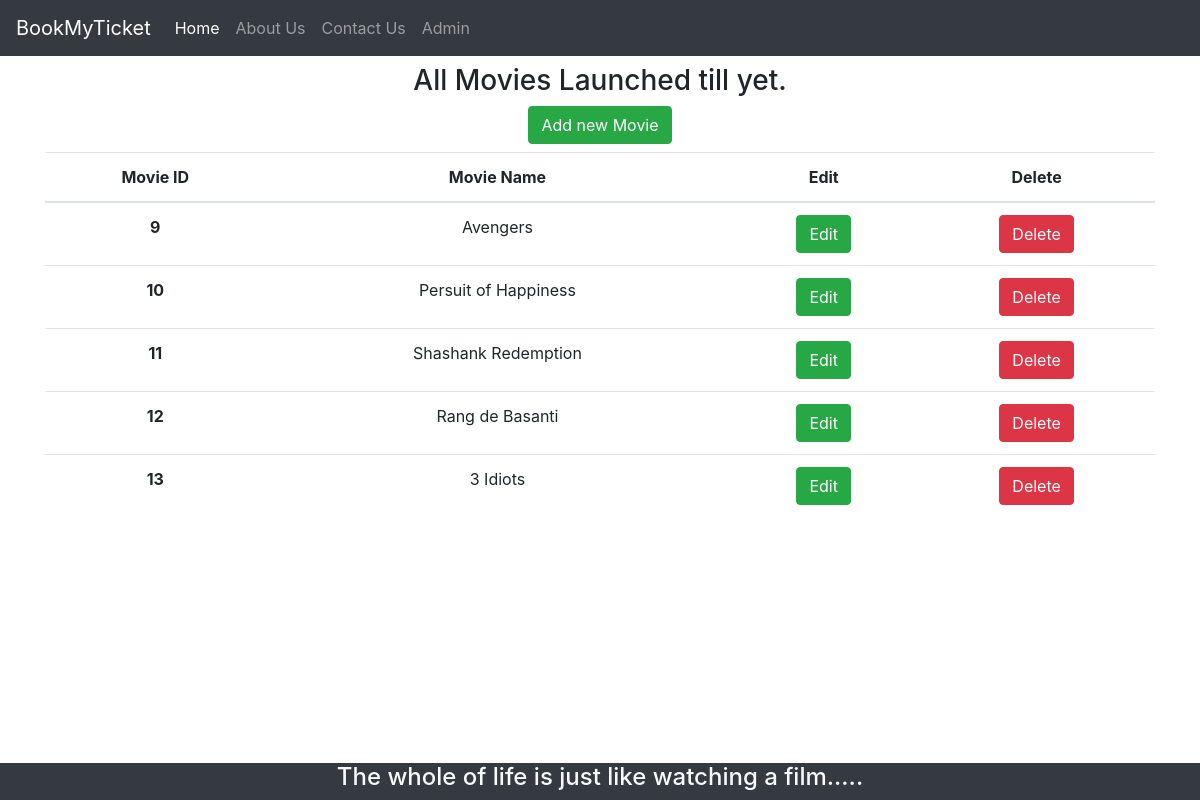
The page /theater_admin/list/movie on the database its author committed.
### bookings/models.py (models this page shows, shortened)
class Movie(models.Model):
	name = models.CharField(max_length=24, null=True, default="")
	markup_price = models.IntegerField(default=0)
	duration_in_min = models.CharField(max_length=24, null=True, default="")
	genre = models.CharField(max_length=24, null=True, default="")
	release_date = models.CharField(max_length=24, null=True, default="")
	language_avail = models.CharField(max_length=24, null=True, default="")
	shown_in_theater = models.ManyToManyField(Theater)

### bookings/views.py (the view)
# urls.py: path('theater_admin/list/movie', views.Admin_List_Movie, name="list_movies"),
def Admin_List_Movie(request):
    movies = Movie.objects.all()
    return render(request, 'bookings/webpages/Admin/Admin_List_Movie.html', {'movies': movies})

### bookings/templates/bookings/webpages/Admin/Admin_List_Movie.html
{% extends 'bookings/common/HeaderAndFooter.html' %}
{% block content %}
<div class="container text-center">
    <div class="my-2">
        <h3 class="">All Movies Launched till yet.</h3>
        <a href="{% url 'create_movie' %}" class="btn btn-success">Add new Movie</a>
    </div>
    <div class="">
        <table class="table">
            <thead>
                <tr>
                    <th scope="col">Movie ID</th>
                    <th scope="col">Movie Name</th>
                    <th scope="col">Edit</th>
                    <th scope="col">Delete</th>
                </tr>
            </thead>
            <tbody>
                {% for movie in movies %}
                <tr>
                    <th scope="row">{{movie.id}}</th>
                    <td></a>{{movie.name}}</td>
                    <td><a href="{% url 'update_movie' movie.id %}" class="btn btn-success">Edit</a></td>
                    <td><a href="{% url 'delete_movie' movie.id %} " class="btn btn-danger">Delete</a></td>
                </tr>
                {% endfor %}
            </tbody>
        </table>
    </div>
</div>
{% endblock %}

### static/css/main.css (style rules this page uses)
html,body { height:100%; min-height:100%; }

### rows shown on the page
Movie: id "9", name "Avengers"
Movie: id "10", name "Persuit of Happiness"
Movie: id "11", name "Shashank Redemption"
Movie: id "12", name "Rang de Basanti"
Movie: id "13", name "3 Idiots"
